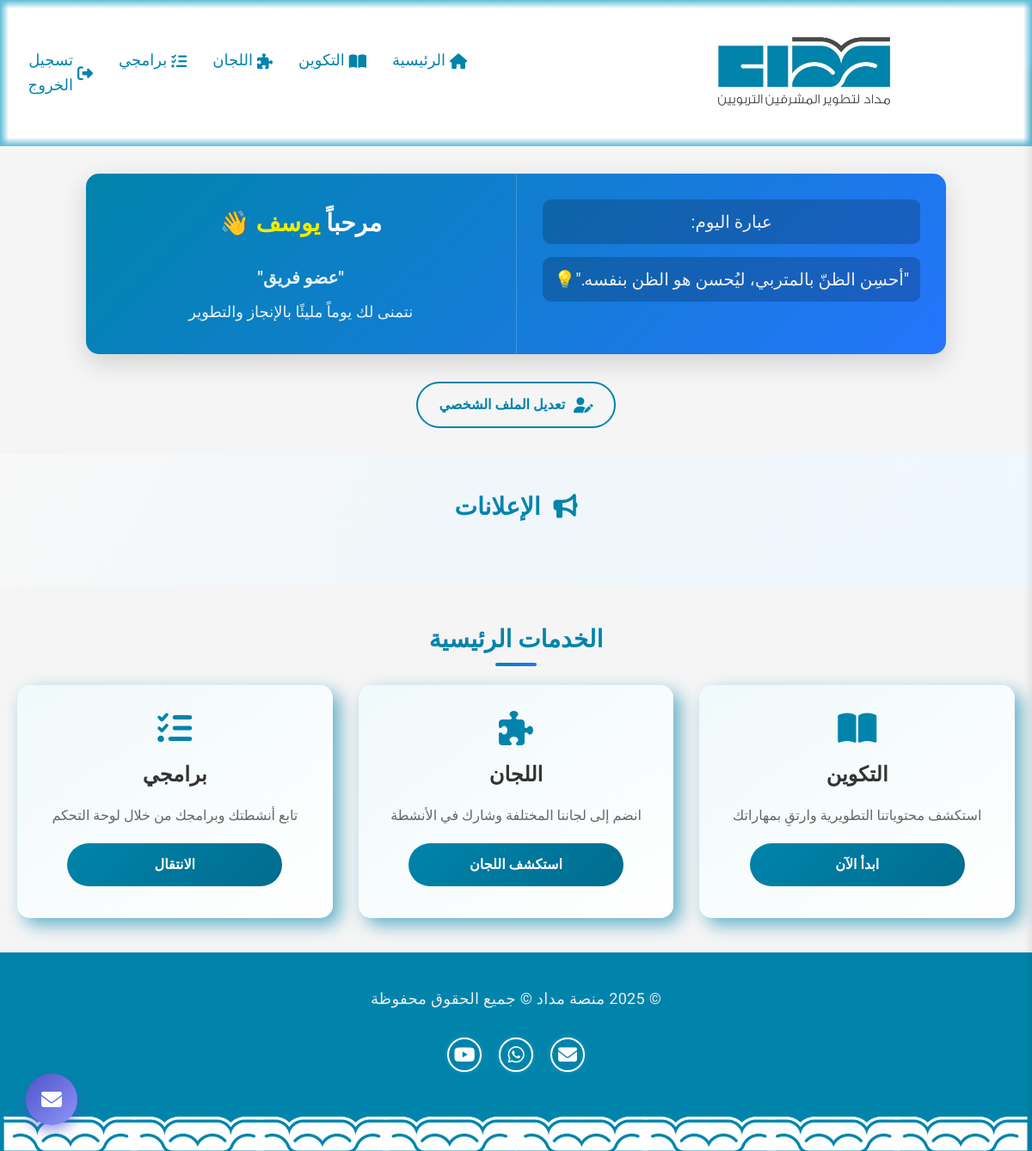
Page / (signed in) on the committed database.
### main/models.py (models this page shows, shortened)
class CustomUser(AbstractBaseUser, PermissionsMixin):
    first_name = models.CharField(max_length=30)
    last_name = models.CharField(max_length=30)
    email = models.EmailField(unique=True)
    phone = models.CharField(max_length=20, blank=True, null=True)
    ROLE_CHOICES = [
        ('عضو فريق', 'عضو فريق'),
        ('قائد فريق', 'قائد فريق'),
    ]
    EDUCATION_CHOICES = [
        ('ابتدائي', 'ابتدائي'),
        ('متوسط', 'متوسط'),
        ('ثانوي', 'ثانوي'),
        ('جامعي', 'جامعي'),
    ]
    role = models.CharField(max_length=20, choices=ROLE_CHOICES, blank=True, null=True)
    education_level = models.CharField(max_length=20, choices=EDUCATION_CHOICES, blank=True, null=True)
    is_active = models.BooleanField(default=False)
    is_staff = models.BooleanField(default=False)
    groups = models.ManyToManyField(
        Group,
        related_name="customuser_set",  # بدل user_set الافتراضي
        blank=True,
        help_text="المجموعات التي ينتمي إليها المستخدم",
        verbose_name="groups"
    )
    user_permissions = models.ManyToManyField(
        Permission,
        related_name="customuser_permissions_set",  # بدل user_set الافتراضي
        blank=True,
        help_text="أذونات المستخدم الفردية",
        verbose_name="user permissions"
    )
    objects = CustomUserManager()
    USERNAME_FIELD = 'email'
    REQUIRED_FIELDS = ['first_name', 'last_name', 'phone']
    class Meta:
        verbose_name = 'مستخدم'
        verbose_name_plural = 'المستخدمين'

class Quotes(models.Model):
    content = models.CharField(verbose_name="المقولة")
    class Meta:
        verbose_name = 'مقولة'
        verbose_name_plural = 'مقولات'

### main/views.py (the view)
# urls.py: path("", views.index, name="index"),
@login_required(login_url="/auth")
def index(request):
    ads = Ads.objects.all()
    quote = Quotes.objects.order_by("?").first()
    return render(request, "main/index.html", {
        "ads": ads,
        "quote": quote
    })

### main/templates/main/index.html (shortened to what this page needs)
{% extends "main/layout.html" %}
{% load static %}
{% load custom_filters %}
{% block head %}
    <link href="{% static 'css/main.css' %}" rel="stylesheet">
{% endblock %}
{% block body %}
    <div class="welcome-container">
        <div class="welcome-box">
            <div class="user-section">
                <div class="title">مرحباً <span>{{ user.first_name }} 👋</span></div>
                <div class="team">"{{ user.role }}"</div>
                <div class="message">نتمنى لك يوماً مليئًا بالإنجاز والتطوير</div>
            </div>
            <div class="quotes-section">
                <div class="quotes-container">
                    <div class="quote active">
                        <p class="quote-text">عبارة اليوم:</p>
                        <p class="quote-text">{{ quote.content }}</p>
                    </div>
                </div>
            </div>
        </div>
    </div>
    <div class="btn-wrapper">
        <a href="{% url 'edit_profile' %}" class="edit-profile-btn">
            <i class="fas fa-user-edit pen-icon"></i>
            <span class="btn-text">تعديل الملف الشخصي</span>
        </a>
    </div>
    <section class="announcements-section">
        <h2 class="section-title">
            <i class="fa-solid fa-bullhorn"></i> الإعلانات
        </h2>
    </section>
    <section class="main-services">
        <h2 class="services-title">الخدمات الرئيسية</h2>
        <div class="service-card-container">
            <div class="service-card">
                <i class="fas fa-book-open service-icon"></i>
                <h3>التكوين</h3>
                <p>استكشف محتوياتنا التطويرية وارتقِ بمهاراتك</p>
                <a href="{% url 'takwin' %}" class="service-btn">ابدأ الآن</a>
            </div>
            <div class="service-card">
                <i class="fas fa-puzzle-piece service-icon"></i>
                <h3>اللجان</h3>
                <p>انضم إلى لجاننا المختلفة وشارك في الأنشطة</p>
                <a href="{% url 'committees' %}" class="service-btn">استكشف اللجان</a>
            </div>
            <div class="service-card">
                <i class="fas fa-tasks service-icon"></i>
                <h3>برامجي</h3>
                <p>تابع أنشطتك وبرامجك من خلال لوحة التحكم</p>
                <a href="{% url 'control_panel' %}" class="service-btn">الانتقال</a>
            </div>
        </div>
    </section>
{% endblock body %}

### main/static/css/style.css (style rules this page uses)
* { margin: 0; padding: 0; box-sizing: border-box; font-family: 'IBM Plex Sans Arabic', 'Sonar', sans-serif; }
body { background-color: #f9f9f9; direction: rtl; }
p { font-size: 19px; color: #555; margin-bottom: 20px; font-family: 'IBM Plex Sans Arabic', 'Sonar', sans-serif; }

### rows in the picture
CustomUser: first_name "يوسف", role "عضو فريق"
Quotes: content "\"أحسِن الظنّ بالمتربي، ليُحسن هو الظن بنفسه.\"💡"
